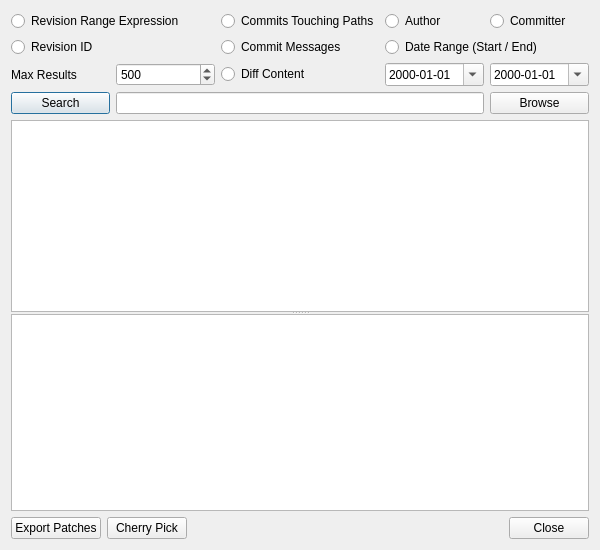
<ui version="4.0" >
 <class>search</class>
 <widget class="QDialog" name="search" >
  <property name="geometry" >
   <rect>
    <x>0</x>
    <y>0</y>
    <width>600</width>
    <height>550</height>
   </rect>
  </property>
  <property name="windowTitle" >
   <string>Search</string>
  </property>
  <layout class="QVBoxLayout" >
   <item>
    <layout class="QGridLayout" >
     <item row="0" column="0" colspan="2" >
      <widget class="QRadioButton" name="radio_range" >
       <property name="text" >
        <string>Revision Range Expression</string>
       </property>
      </widget>
     </item>
     <item row="0" column="2" >
      <widget class="QRadioButton" name="radio_path" >
       <property name="text" >
        <string>Commits Touching Paths</string>
       </property>
      </widget>
     </item>
     <item row="0" column="3" >
      <widget class="QRadioButton" name="radio_author" >
       <property name="text" >
        <string>Author</string>
       </property>
      </widget>
     </item>
     <item row="0" column="4" >
      <widget class="QRadioButton" name="radio_committer" >
       <property name="text" >
        <string>Committer</string>
       </property>
      </widget>
     </item>
     <item row="1" column="0" colspan="2" >
      <widget class="QRadioButton" name="radio_revision" >
       <property name="text" >
        <string>Revision ID</string>
       </property>
      </widget>
     </item>
     <item row="1" column="2" >
      <widget class="QRadioButton" name="radio_message" >
       <property name="text" >
        <string>Commit Messages</string>
       </property>
      </widget>
     </item>
     <item row="1" column="3" colspan="2" >
      <widget class="QRadioButton" name="radio_daterange" >
       <property name="text" >
        <string>Date Range (Start / End)</string>
       </property>
      </widget>
     </item>
     <item row="2" column="0" >
      <widget class="QLabel" name="maxresults_label" >
       <property name="text" >
        <string>Max Results</string>
       </property>
      </widget>
     </item>
     <item row="2" column="1" >
      <widget class="QSpinBox" name="max_results" >
       <property name="minimum" >
        <number>5</number>
       </property>
       <property name="maximum" >
        <number>9995</number>
       </property>
       <property name="singleStep" >
        <number>5</number>
       </property>
       <property name="value" >
        <number>500</number>
       </property>
      </widget>
     </item>
     <item row="2" column="2" >
      <widget class="QRadioButton" name="radio_diff" >
       <property name="text" >
        <string>Diff Content</string>
       </property>
      </widget>
     </item>
     <item row="2" column="3" >
      <widget class="QDateEdit" name="start_date" >
       <property name="currentSection" >
        <enum>QDateTimeEdit::DaySection</enum>
       </property>
       <property name="displayFormat" >
        <string>yyyy-MM-dd</string>
       </property>
       <property name="calendarPopup" >
        <bool>true</bool>
       </property>
      </widget>
     </item>
     <item row="2" column="4" >
      <widget class="QDateEdit" name="end_date" >
       <property name="currentSection" >
        <enum>QDateTimeEdit::DaySection</enum>
       </property>
       <property name="displayFormat" >
        <string>yyyy-MM-dd</string>
       </property>
       <property name="calendarPopup" >
        <bool>true</bool>
       </property>
      </widget>
     </item>
     <item row="3" column="0" >
      <widget class="QPushButton" name="button_search" >
       <property name="text" >
        <string>Search</string>
       </property>
       <property name="shortcut" >
        <string>Return</string>
       </property>
      </widget>
     </item>
     <item row="3" column="1" colspan="3" >
      <widget class="QLineEdit" name="input" />
     </item>
     <item row="3" column="4" >
      <widget class="QPushButton" name="button_browse" >
       <property name="text" >
        <string>Browse</string>
       </property>
      </widget>
     </item>
    </layout>
   </item>
   <item>
    <widget class="QSplitter" name="splitter" >
     <property name="orientation" >
      <enum>Qt::Vertical</enum>
     </property>
     <property name="handleWidth" >
      <number>2</number>
     </property>
     <widget class="QListWidget" name="commit_list" >
      <property name="sizePolicy" >
       <sizepolicy vsizetype="Minimum" hsizetype="Expanding" >
        <horstretch>0</horstretch>
        <verstretch>0</verstretch>
       </sizepolicy>
      </property>
      <property name="minimumSize" >
       <size>
        <width>50</width>
        <height>50</height>
       </size>
      </property>
      <property name="alternatingRowColors" >
       <bool>true</bool>
      </property>
      <property name="selectionMode" >
       <enum>QAbstractItemView::SingleSelection</enum>
      </property>
     </widget>
     <widget class="QTextEdit" name="commit_text" >
      <property name="sizePolicy" >
       <sizepolicy vsizetype="Expanding" hsizetype="Expanding" >
        <horstretch>0</horstretch>
        <verstretch>1</verstretch>
       </sizepolicy>
      </property>
      <property name="minimumSize" >
       <size>
        <width>50</width>
        <height>150</height>
       </size>
      </property>
      <property name="tabChangesFocus" >
       <bool>true</bool>
      </property>
      <property name="readOnly" >
       <bool>true</bool>
      </property>
      <property name="acceptRichText" >
       <bool>false</bool>
      </property>
     </widget>
    </widget>
   </item>
   <item>
    <layout class="QGridLayout" >
     <item row="0" column="0" >
      <widget class="QPushButton" name="button_export" >
       <property name="text" >
        <string>Export Patches</string>
       </property>
      </widget>
     </item>
     <item row="0" column="1" >
      <widget class="QPushButton" name="button_cherrypick" >
       <property name="text" >
        <string>Cherry Pick</string>
       </property>
      </widget>
     </item>
     <item row="0" column="2" >
      <spacer>
       <property name="orientation" >
        <enum>Qt::Horizontal</enum>
       </property>
       <property name="sizeHint" >
        <size>
         <width>111</width>
         <height>20</height>
        </size>
       </property>
      </spacer>
     </item>
     <item row="0" column="3" >
      <widget class="QPushButton" name="button_close" >
       <property name="text" >
        <string>Close</string>
       </property>
      </widget>
     </item>
    </layout>
   </item>
  </layout>
 </widget>
 <resources/>
 <connections>
  <connection>
   <sender>button_close</sender>
   <signal>clicked()</signal>
   <receiver>search</receiver>
   <slot>accept()</slot>
   <hints>
    <hint type="sourcelabel" >
     <x>552</x>
     <y>527</y>
    </hint>
    <hint type="destinationlabel" >
     <x>299</x>
     <y>274</y>
    </hint>
   </hints>
  </connection>
 </connections>
</ui>
